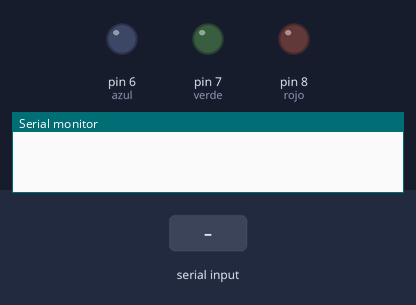
A sketch run on a simulated Arduino Uno, built with avr-gcc and run on an emulated ATmega328P. Parts: output pins drawn as LEDs (lit = HIGH), the last lines printed to the serial monitor. Inputs (shaded band) come from the test bench.

Above: at 1.2 s.
1.3 s: "1" received over Serial
At 1.9 s:
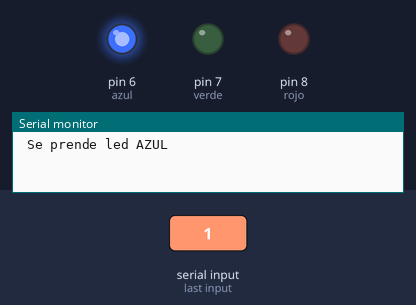
2.8 s: "2" received over Serial
At 3.1 s:
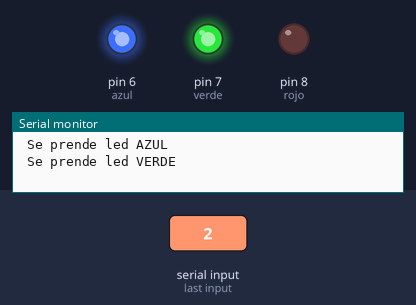
4.3 s: "3" received over Serial
At 5.4 s:
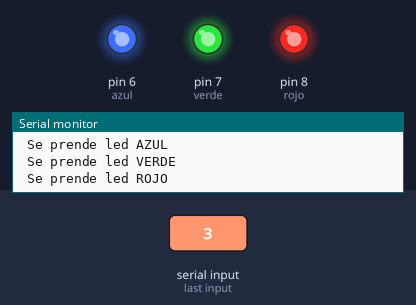
5.8 s: "1" received over Serial
At 6.6 s:
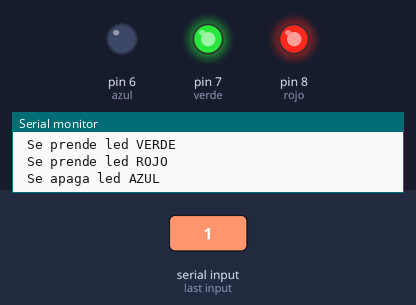
7.3 s: "2" received over Serial
At 7.7 s:
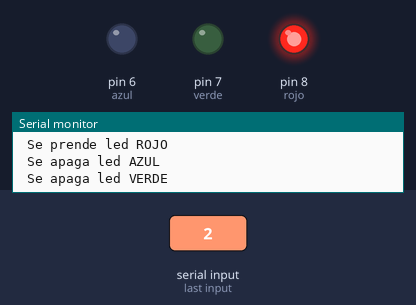
8.8 s: "0" received over Serial
At 10.1 s:
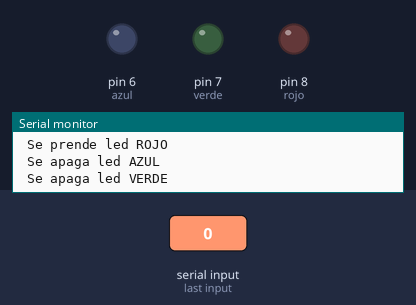
Timing chart, 0 to 11.3 s (numbered marks = the images above; inputs shaded):
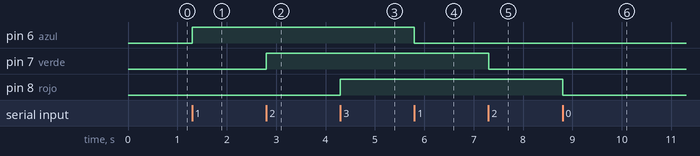

Measured:
- after the input at 1.3 s, pin 6 (azul): LOW → HIGH at once
- after the input at 2.8 s, pin 7 (verde): LOW → HIGH at once
- after the input at 4.3 s, pin 8 (rojo): LOW → HIGH at once
- after the input at 5.8 s, pin 6 (azul): HIGH → LOW at once
- after the input at 7.3 s, pin 7 (verde): HIGH → LOW at once
- after the input at 8.8 s, pin 8 (rojo): HIGH → LOW at once

The sketch:

Bluetooth_I.ino
```cpp
//By CristoRM

//Inicializamos los pines de los LEDS
int azul=6;
int verde=7;
int rojo=8;
//Creamos variables para que almacenen el estado del led
int a=0,v=0,r=0;
void setup()
{
  Serial.begin(9600);
  pinMode(azul,OUTPUT);//Azul
  pinMode(verde,OUTPUT);//Verde
  pinMode(rojo,OUTPUT);//Rojo
}

void loop()
{
  if (Serial.available())
  {
      char dato=Serial.read();
      if(dato=='0'){                              //Sirve para apagar todas las luces
        a=0; v=0; r=0;
        digitalWrite(azul,LOW);
        digitalWrite(rojo,LOW);
        digitalWrite(verde,LOW);
        Serial.println();
      }
      //Por ejemplo, le damos envíamos 1, entra a este if
      if(dato=='1'){
        a++;            //Aquí a se vuelve 1, sí entra de nuevo se hace 2, 3,4,5...
        if(a%2==1){     //Sí entra en 1 esta prendido, la idea sería que sí entra en 2 se apaga, en 3 se prende, entonces, se
                        //prende en los impares, por eso cuando el residuo es 1
          Serial.println(" Se prende led AZUL");
          digitalWrite(azul,HIGH);                //Prende led AZUL
        }else{          //Y aquí va el caso de los pares ya, osea se apaga
          Serial.println(" Se apaga led AZUL");
          digitalWrite(azul,LOW);                 //Apaga led AZUL
        }
      }
      //El resultado es análogo para los otros dos leds
      if(dato=='2'){
        v++;
        if(v%2==1){
          Serial.println(" Se prende led VERDE");
          digitalWrite(verde,HIGH);               //Prende led VERDE
        }else{
          Serial.println(" Se apaga led VERDE");
          digitalWrite(verde,LOW);                //Apaga led VERDE
        }

      }
      if(dato=='3'){
        r++;
        if(r%2==1){
          Serial.println(" Se prende led ROJO");
          digitalWrite(rojo,HIGH);                //Prende led ROJO
        }else{
          Serial.println(" Se apaga led ROJO");
          digitalWrite(rojo,LOW);                 //Prende led ROJO
        }
      }

  }
}
```
